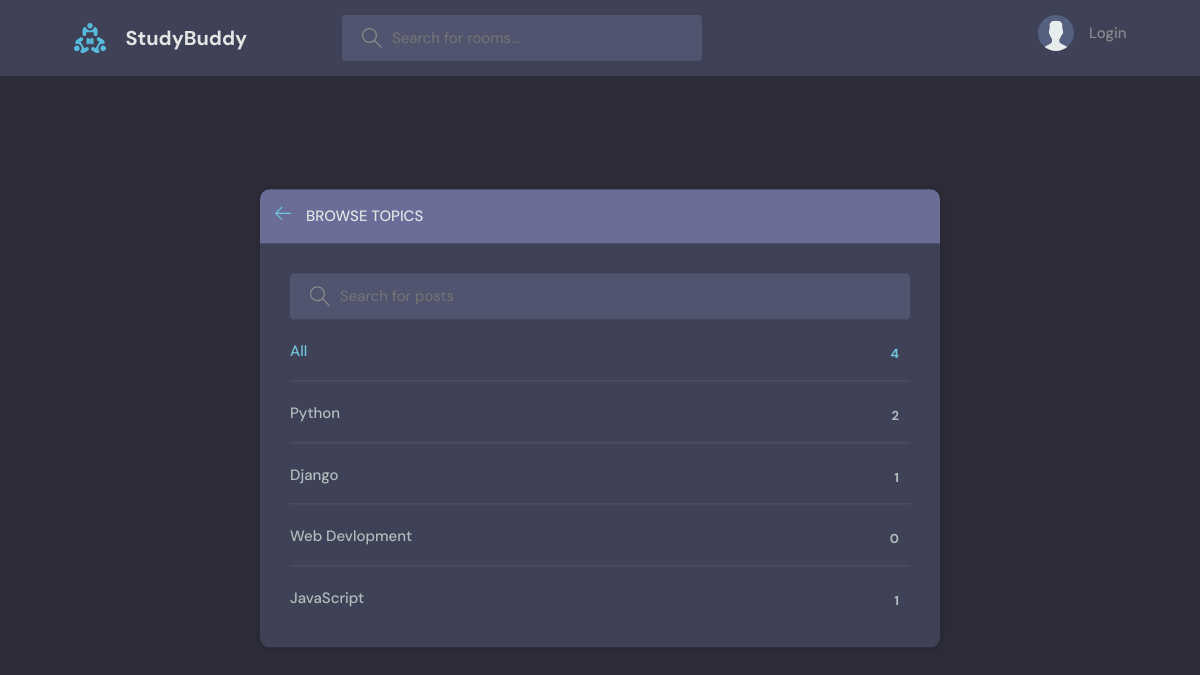
The app's page /topics/, older data.
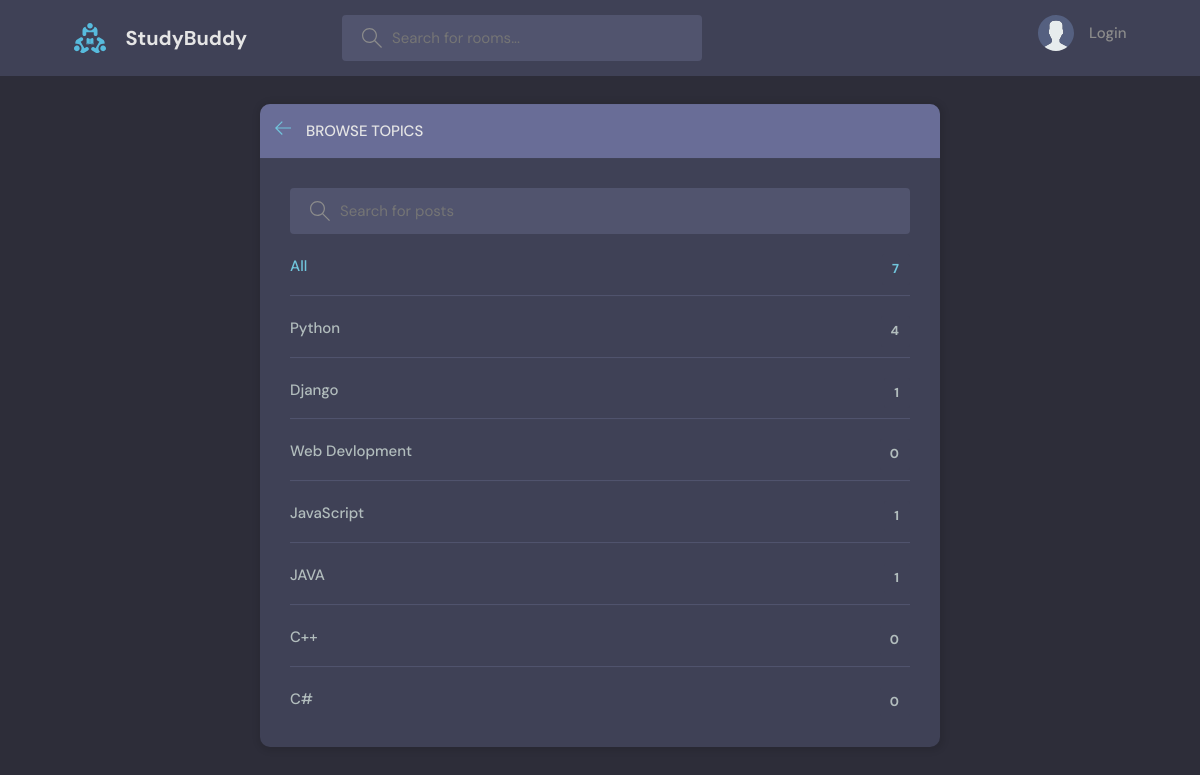
The same page, newer data.
### base/models.py (models this page shows, shortened)
class Topic(models.Model):
    name = models.CharField(max_length=200) # group name

### base/views.py (the view)
# urls.py: path('topics/', views.topicsPage, name='topics'),
def topicsPage(request):
    q = request.GET.get('q','')
    topics = Topic.objects.filter(
        Q(name__icontains=q)
    )
    return render(request, 'topics.html',{'topics':topics})

### base/templates/topics.html (shortened to what this page needs)
{% extends "base.html" %}
{% load static %}
{% block content_block %}
<main class="create-room layout">
  <div class="container">
    <div class="layout__box">
      <div class="layout__boxHeader">
        <div class="layout__boxTitle">
          <a href="{% url 'home' %}">
            <svg version="1.1" xmlns="http://www.w3.org/2000/svg" width="32" height="32" viewBox="0 0 32 32">
              <title>arrow-left</title>
              <path
                d="M13.723 2.286l-13.723 13.714 13.719 13.714 1.616-1.611-10.96-10.96h27.625v-2.286h-27.625l10.965-10.965-1.616-1.607z"
              ></path>
            </svg>
          </a>
          <h3>Browse Topics</h3>
        </div>
      </div>
      <div class="topics-page layout__body">
        <form class="header__search" action="" method="GET">
          <label>
            <input name='q' placeholder="Search for posts" />
          </label>
        </form>
        <ul class="topics__list">
          <li>
            <a href="{% url 'topics' %}" class="active">All <span>{{topics.count}}</span></a>
          </li>
          {% for topic in topics %}
          <li>
            <a href="{% url 'home' %}?q={{topic.name}}">{{topic.name}} <span>{{topic.room_set.all.count}}</span></a>
          </li>
          {% endfor %}
        </ul>
      </div>
    </div>
  </div>
</main>
{% endblock content_block %}

Row changes from the older to the newer data that the page shows:
computed for Topic "Python": room_set.all.count "2" → "4"
added Topic: name "JAVA", room_set.all.count "1"
added Topic: name "C++", room_set.all.count "0"
added Topic: name "C#", room_set.all.count "0"
Text that changed along with them:
{{ topics.count }}: "4" → "7"
